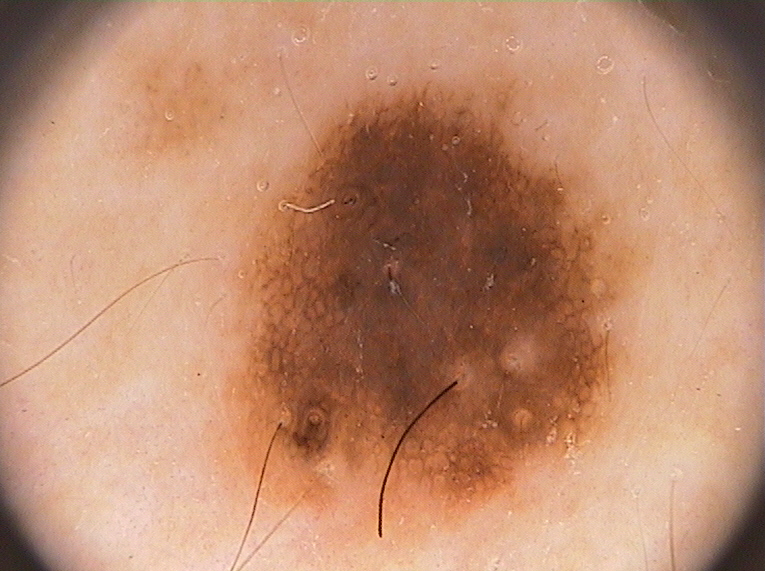
//> input picture Original Images/IMD002.bmp, 765 x 572 px, given in place of mIMD004.bmp, which was not available
$ ./opencv   (built with g++ and OpenCV 4)
//> lines starting //> are read from the running program, lines starting //| are printed output that depends on the picture; after the words box and inside, x2 and y2 are one past the last pixel; in counts of white or black regions, pixels touching at a corner belong together; pictures that were not available may be replaced by others from this repository, and a replacement may not be noted
/*
Muhammad Ali Ahson
21i - 2535
Section - C
Assignment 01 Data Structures */
#include <opencv2/opencv.hpp>
#include <opencv2/core/core.hpp>
#include <opencv2/highgui/highgui.hpp>
#include <opencv2/imgproc.hpp>
#include <cmath>
#include<cstdlib>
#include <iostream>

using namespace cv;
using namespace std;

int** task1() {
    // to read image
    Mat im = imread("F:\\Assignment 3\\Segmented Outputs\\mIMD004.bmp", IMREAD_GRAYSCALE);
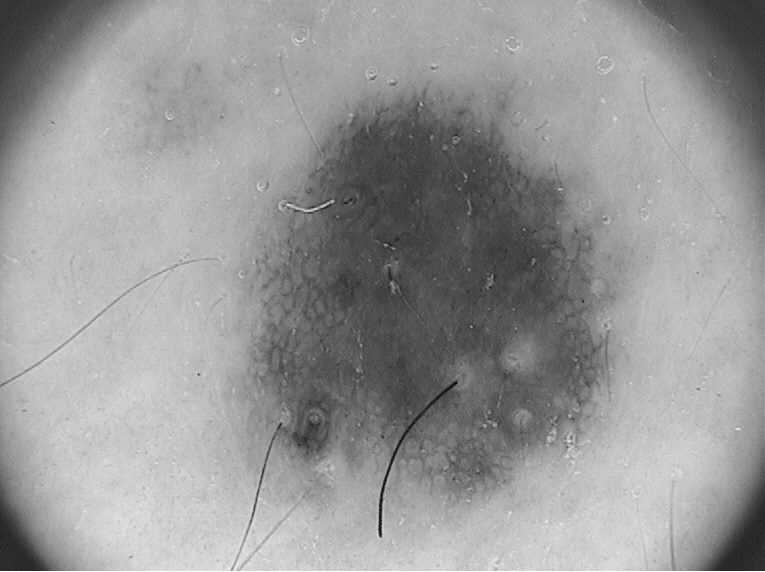
//> im: 572 rows x 765 cols, CV_8UC1; min 15, max 255, mean 151.5
    // To find the rows and ciols of the images
     int  rows = im.rows;
//> rows = 572
     int  cols = im.cols;
//> cols = 765

    cout << "rows     " << rows<<endl;
//| rows     572
    cout << "cols     "<< cols<<endl;
//| cols     765

    // Making 2D Dynamic Array
    int **arr=new int*[rows];

    for (int i = 0; i < rows; i++) {
        arr[i] = new int[cols];
    }

    // Assigning Values
   for (int i = 0; i < rows; i++) {
        for (int j = 0; j < cols; j++) {
            arr[i][j] = im.at<uchar>(i, j);
        }
    }

   int c = 1; // Label to assign
   int min = 0; // To find the min value in the surrounding
    for (int i = 0; i < rows; i++) {
        for (int j = 0; j < cols-1; j++) {

            if ( arr[i][j] == 255 && (i !=0 && j !=0  )) {
                if ((arr[i][j - 1] == 0) && (arr[i - 1][j - 1] == 0) && ( arr[i - 1][j] == 0) && (arr[i - 1][j + 1] == 0)) {
                    arr[i][j] = c; // Assigning new label
                    c++;
                }
                else  if ((arr[i][j - 1] != 0) || (arr[i - 1][j - 1] != 0) || (arr[i - 1][j] != 0) || (arr[i - 1][j + 1] != 0))
                    {
                    // Finding non-zero min value

                    if ((arr[i][j - 1] != 0)) {
                        min = arr[i][j - 1];
                        if ((min > arr[i - 1][j - 1]) && (arr[i - 1][j - 1] != 0)) {
                            min = arr[i - 1][j - 1];
                        }
                        if ((min > arr[i - 1][j]) && (arr[i - 1][j] != 0)) {
                            min = arr[i - 1][j];
                        }
                        if ((min > arr[i - 1][j + 1]) && (arr[i - 1][j + 1] != 0)) {
                            min = arr[i - 1][j + 1];
                        }
                    }
                         else if ((arr[i - 1][j - 1] != 0)) {
                        // Finding non-zero min value

                             min = arr[i - 1][j - 1];
                             if ((min > arr[i][j - 1]) && (arr[i][j - 1] != 0)) {
                                 min = arr[i][j - 1];
                             }
                             if ((min > arr[i - 1][j]) && (arr[i - 1][j] != 0)) {
                                 min = arr[i - 1][j];
                             }
                             if ((min > arr[i - 1][j + 1]) && (arr[i - 1][j + 1] != 0)) {
                                 min = arr[i - 1][j + 1];
                             }
                         }
                         else if ((arr[i - 1][j] != 0)) {
                        // Finding non-zero min value

                             min = arr[i - 1][j];
                             if ((min > arr[i][j - 1]) && (arr[i][j - 1] != 0)) {
                                 min = arr[i][j - 1];
                             }
                             if ((min > arr[i - 1][j - 1]) && (arr[i - 1][j - 1] != 0)) {
                                 min = arr[i - 1][j - 1];
                             }
                             if ((min > arr[i - 1][j + 1]) && (arr[i - 1][j + 1] != 0)) {
                                 min = arr[i - 1][j + 1];
                             }
                         }
                         else if ((arr[i - 1][j + 1] != 0)) {
                        // Finding non-zero min value

                             min = arr[i - 1][j + 1];
                             if ((min > arr[i][j - 1]) && (arr[i][j - 1] != 0)) {
                                 min = arr[i][j - 1];
                             }
                             if ((min > arr[i - 1][j - 1]) && (arr[i - 1][j - 1] != 0)) {
                                 min = arr[i - 1][j - 1];
                             }
                             if ((min > arr[i - 1][j]) && (arr[i - 1][j] != 0)) {
                                 min = arr[i - 1][j];
                             }
                         }

                    arr[i][j] = min;
                    if (arr[i ][j - 1] != 0) {
                        arr[i][j - 1] = min;
                    }
                    if (arr[i - 1][j - 1] != 0) {
                        arr[i - 1][j - 1] = min;
                    }
                    if (arr[i - 1][j] != 0) {
                        arr[i - 1][j] = min;
                    }
                    if (arr[i - 1][j + 1] != 0) {
                        arr[i - 1][j + 1] = min;
                    }

                }

            }
       }
    }
//> after the loop, c = 1; min = 33
    // Code to find the most occuring value(Label)
    int count=0;
     int *ptr=new int [c];
    int* ptr2 = new int[c];
    for (int i = 0; i < c; i++) {
        ptr[i] = i+1;
    }
//> this loop made 1 pass
    int yu = 1;
    int * count_1 = new int [c];
    for (int k = 0; k < c; k++) {
        yu = 1;
        for (int i = 0; i < rows; i++) {
            for (int j = 0; j < cols; j++) {
                if (ptr[k] == arr[i][j]) {
                    count_1[k] = yu;
                    yu++;
                }
            }
        }
    }
//> this loop made 1 pass
//> yu on pass 1: 1
//> after the loop, yu = 1

    // copying array
    for (int i = 0; i < c; i++) {
        ptr2[i] = ptr[i];
    }


    int index = 0;
    for (int i = 1; i < c; ++i) {

        // Change < to > if you want to find the smallest element
        if (count_1[0] < count_1[i]) {
            count_1[0] = count_1[i];
            index = i;
        }
    }
//> this loop made 0 passes
    cout << endl;
    cout <<"Value of maximum ocurence    " << ptr2[index]<<endl;
//| Value of maximum ocurence    1

    //Assigning most Occured value 255 the white pixel
    for (int i = 0; i < rows; i++) {
        for (int j = 0; j < cols; j++) {
            if (arr[i][j] == ptr2[index]) {
                arr[i][j] = 255;
                count++;
             }
            else {
                arr[i][j] = 0;
               }
        }

    }
//> after the loop, count = 0

   // Assigning the value to image pixels after the implemention of collective Labelling
    Mat other= imread("F:\\Assignment 3\\Segmented Outputs\\mIMD004.bmp", IMREAD_GRAYSCALE);
    for (int i = 0; i < rows; i++) {
        for (int j = 0; j < cols; j++) {
          other.at<uchar>(i, j)  = arr[i][j];
        }
    }
//> other: 572 rows x 765 cols, CV_8UC1; every value is 0

    // To show the Image

    imshow("title", other);
    waitKey(0);

    // Assigniing the white pixels back to 1 so it can be use for task 3

    for (int i = 0; i < rows; i++) {
        for (int j = 0; j < cols; j++) {
            if (arr[i][j] == 255) {
                arr[i][j] = 1;
                count++;
            }
            else {
                arr[i][j] = 0;
            }


        }

    }
//> after the loop, count = 0


    return arr;
}


int** task2() {
    int rows = 0, cols = 0;
    // to read image
    Mat task2 = imread("F:\\Assignment 3\\Original Images\\IMD004.bmp", IMREAD_GRAYSCALE);
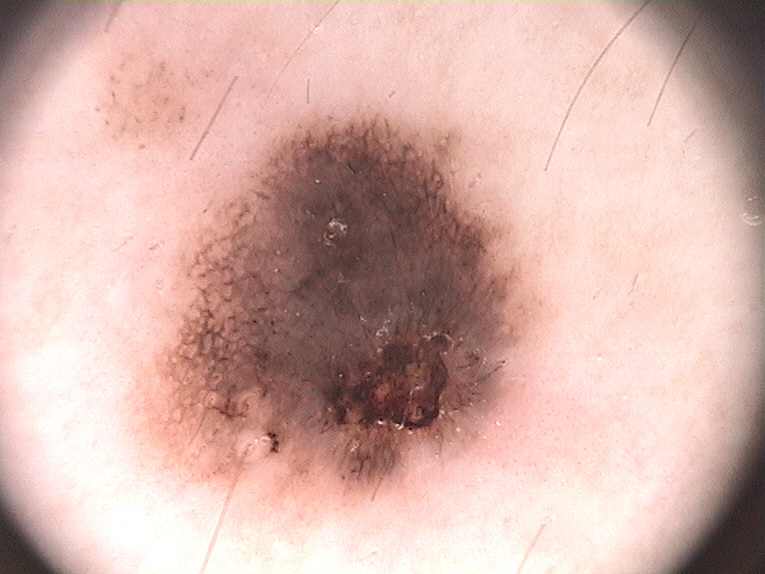
//> input picture Original Images/IMD004.bmp, 765 x 574 px
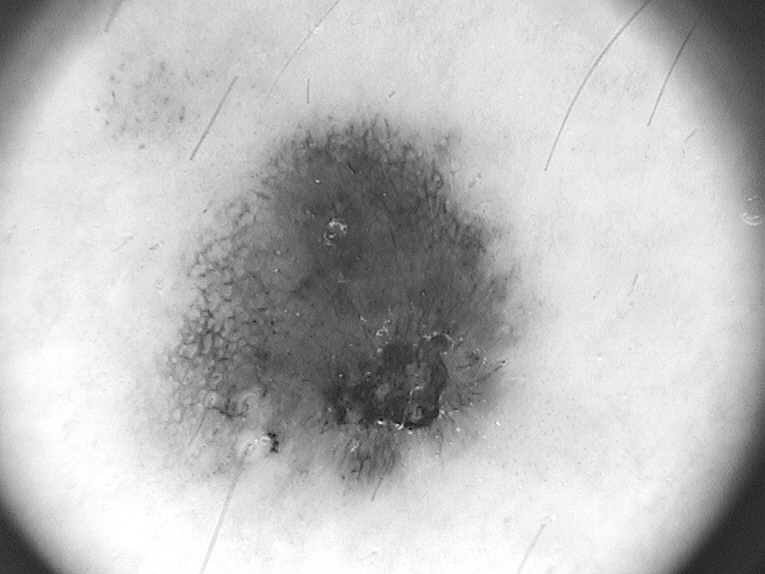
//> task2: 574 rows x 765 cols, CV_8UC1; min 19, max 255, mean 187.5
    rows = task2.rows;
//> rows = 574
    cols = task2.cols;
//> cols = 765


    // Assiging the random values
    srand(1000);
    int cluster1 = rand() % 255;
    int cluster2 = rand() % 256;
    cluster2--;

    // Dynamic 2D array implementation

    int** arr = new int* [rows];

    for (int i = 0; i < rows; i++) {
        arr[i] = new int[cols];
    }


    // Assigning pixel values
    for (int i = 0; i < rows; i++) {
        for (int j = 0; j < cols; j++) {
            arr[i][j] = task2.at<uchar>(i, j);
        }
    }


    int rev = 0;
    int k1 = 0, k2 = 0;// cluster 1 mn 1 dalo aur cluster 2 mn 2 dalo
    int c1 = 0, c2 = 0, count1 = 0, count2 = 0;

    for (int i = 0; i < rows; i++) {
        for (int j = 0; j < cols; j++) {
            rev = arr[i][j];

            // k1 and k2 are the eclidion distance of custer 1 and cluster 2  respectively
            k1 = sqrt((rev - cluster1) * (rev - cluster1));
            k2 = sqrt((rev - cluster2) * (rev - cluster2));
            if (k1 < k2) {
                arr[i][j] = 1;
                c1 += rev;
                count1++;
            }
            else {
                arr[i][j] = 2;
                c2 += rev;
                count2++;
            }

        }

    // Assigning it after calculating the averages
        cluster1 = c1 / count1;
        cluster2 = c2 / count2;
    }
//> this loop made 574 passes
//> (rev, k1, k2, c1, count1, c2, cluster1, cluster2) on passes 1 to 3: (45, 20, 45, 2264, 43, 129470, 52, 179), (50, 2, 129, 15360, 221, 247475, 69, 189), (52, 17, 137, 30736, 414, 364154, 74, 193)


    // Assigning the max label equal to white pixels

    for (int i = 0; i < rows; i++) {
        for (int j = 0; j < cols; j++) {
            // comparing both
                if (arr[i][j] == 2) {
                    arr[i][j] = 255;
                }
                else {
                    arr[i][j] = 0;
                }


        }
    }

    Mat othertask2 = imread("F:\\Assignment 3\\Original Images\\IMD004.bmp", IMREAD_GRAYSCALE);//IMREAD_COLOR

    // Assigning values to the image

    for (int i = 0; i < rows; i++) {
        for (int j = 0; j < cols; j++) {
            othertask2.at<uchar>(i, j) = arr[i][j];
        }
    }
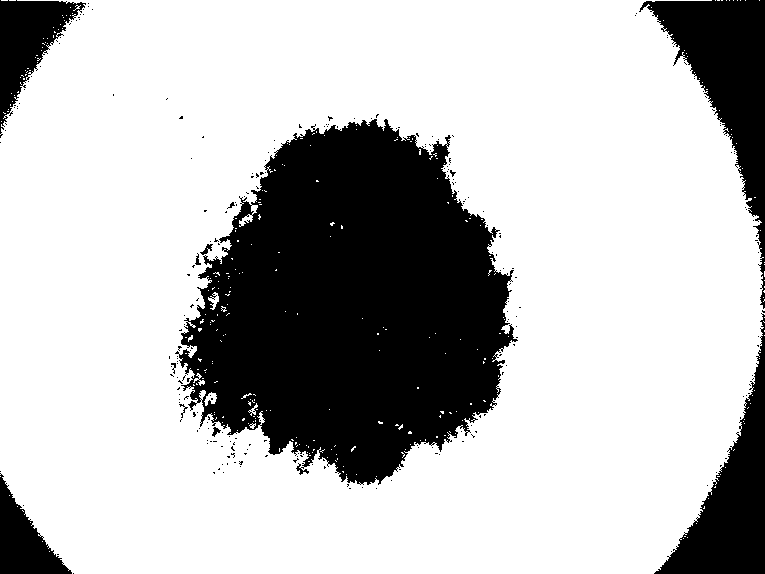
//> othertask2: 574 rows x 765 cols, CV_8UC1; 73.8% white; 250 black regions (239 under 20 px), largest, box (x1, y1, x2, y2) and area: (175, 119, 518, 485) 83192, (639, 0, 765, 309) 12581, (654, 313, 765, 574) 10226

    // To display the image

  /* imshow("t", othertask2);
    waitKey(0);*/


    // Converting the white pixels to 1 so it can be use for the task 3
    for (int i = 0; i < rows; i++) {
        for (int j = 0; j < cols; j++) {
            if (arr[i][j] == 255) {
                arr[i][j] = 1;
            }
            else {
                arr[i][j] = 0;
            }
        }
    }
    return arr;

}
int task3() {
    // to read image
    Mat im = imread("F:\\Assignment 3\\Ground Truths\\IMD004_lesion.bmp", IMREAD_GRAYSCALE);
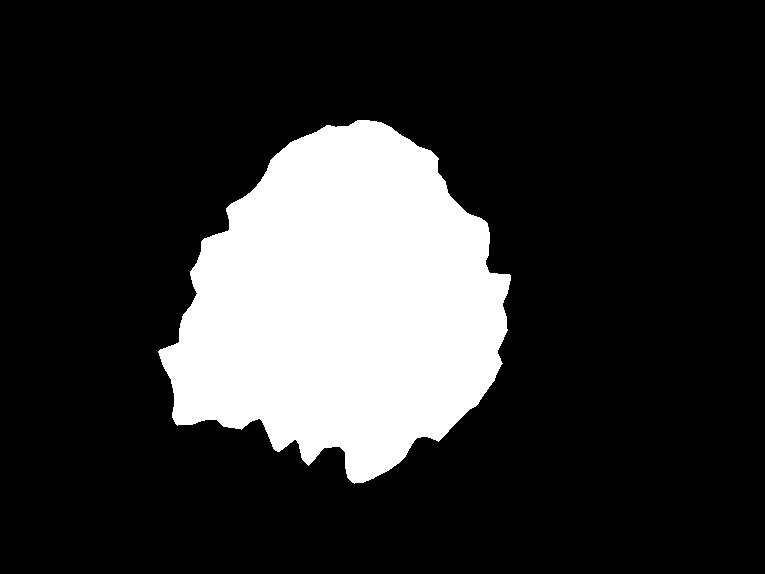
//> input picture Ground Truths/IMD004_lesion.bmp, 765 x 574 px
//> im: 574 rows x 765 cols, CV_8UC1; 19.4% white; 1 white region, box (x1, y1, x2, y2) and area: (158, 120, 511, 484) 85382

    // for getting rows and cols of image
    const int  rows = im.rows;
    const int  cols = im.cols;

    cout << "rows     " << rows << endl;
//| rows     574
    cout << "cols     " << cols << endl;
//| cols     765


    int** arr = new int* [rows];

    for (int i = 0; i < rows; i++) {
        arr[i] = new int[cols];
    }

    int Tp = 0,Fp=0,Fn=0;
    arr = task1();// getting the address of 2d array form task 1
//| rows     572
//| cols     765
//> the loop in task1 (call 2), `for (int i = 0; i < c; i++)` made 1 pass
//> the loop in task1 (call 2), `for (int k = 0; k < c; k++)` made 1 pass
//| Value of maximum ocurence    1


    // caluculating the True Positive, False Positive & False Negative

//> (the run ends here: the program crashes, at `for (int i = 0; i < rows; i++)`)
